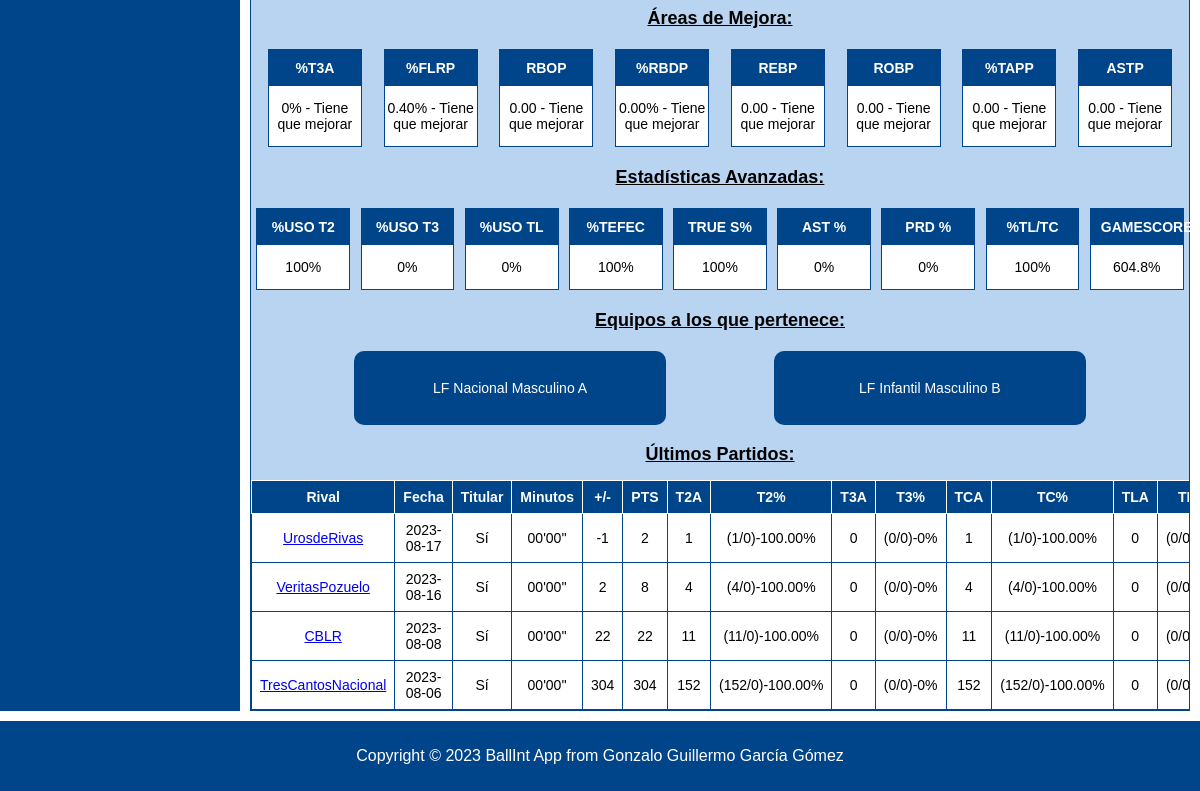
/pagina_perfil.php (signed in, lower part), run on an earlier commit of the app's database.
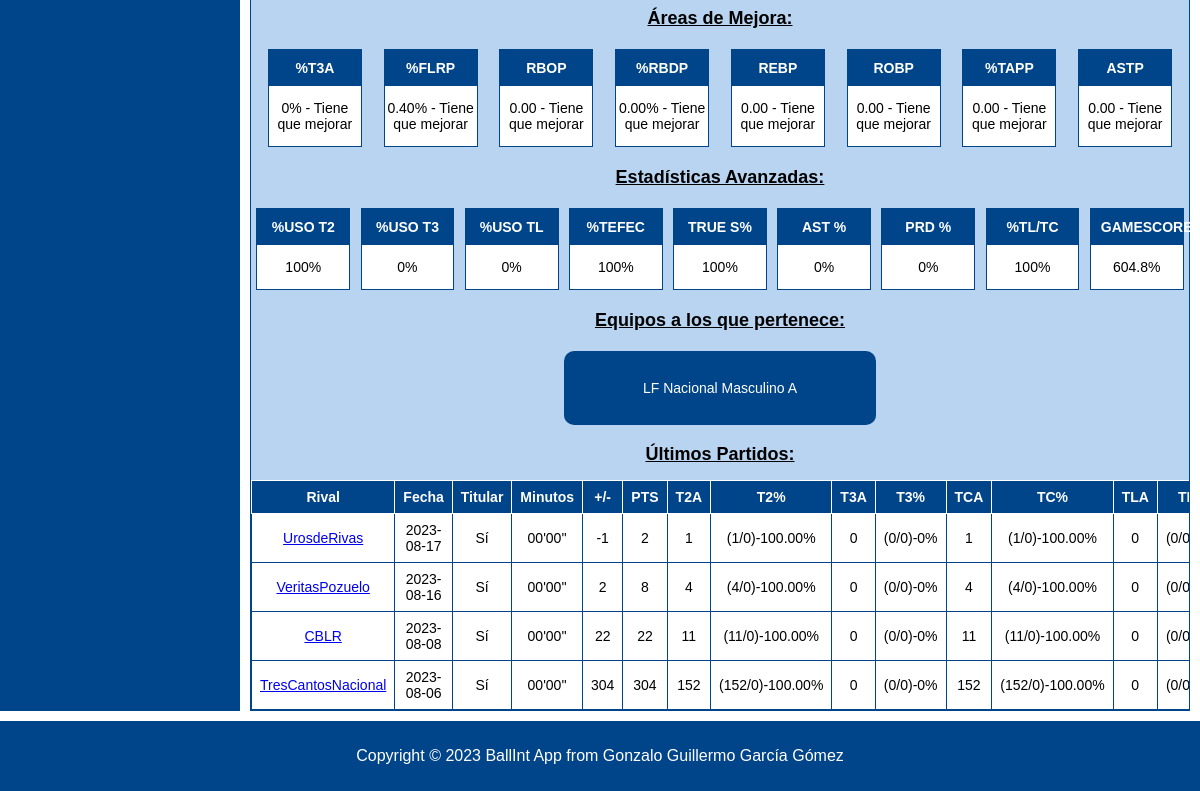
And on a later commit of the database.
### tables this page shows
CREATE TABLE `equipos` (
  `id` int(10) NOT NULL,
  `id_equipo` varchar(50) NOT NULL,
  `categoria` varchar(50) NOT NULL,
  `nombre_equipo` varchar(50) NOT NULL,
  `seccion` enum('Masculino','Femenino') NOT NULL,
  `letra` varchar(1) DEFAULT NULL,
  `PJ` int(11) NOT NULL,
  `W` int(11) NOT NULL,
  `L` int(11) NOT NULL,
  `PPP` int(11) NOT NULL,
  `PPR` int(11) NOT NULL,
  `MT` float NOT NULL,
  `MSMS` float NOT NULL,
  `T2A` int(11) NOT NULL,
  `T2F` int(11) NOT NULL,
  `T3A` int(11) NOT NULL,
  `T3F` int(11) NOT NULL,
  `TLA` int(11) NOT NULL,
  `TLF` int(11) NOT NULL,
  `FLH` int(11) NOT NULL,
  `TEC` int(11) NOT NULL,
  `FLR` int(11) NOT NULL,
  `RBO` int(11) NOT NULL,
  `RBD` int(11) NOT NULL,
  `ROB` int(11) NOT NULL,
  `TAP` int(11) NOT NULL,
  `PRD` int(11) NOT NULL,
  `AST` int(11) NOT NULL,
  `PTQ1` int(11) NOT NULL,
  `PTQ2` int(11) NOT NULL,
  `PTQ3` int(11) NOT NULL,
  `PTQ4` int(11) NOT NULL,
  `PTQE` int(11) NOT NULL
);

CREATE TABLE `partidos` (
  `id` int(11) NOT NULL,
  `local` varchar(50) NOT NULL,
  `visitante` varchar(50) NOT NULL,
  `fecha` date NOT NULL,
  `hora` time NOT NULL,
  `WL` int(11) DEFAULT NULL
);

CREATE TABLE `tmp_partido_44` (
  `id` int(11) NOT NULL,
  `equipo` varchar(50) NOT NULL,
  `jugador` varchar(50) NOT NULL,
  `nombrejugador` varchar(50) NOT NULL,
  `numero` int(2) DEFAULT NULL,
  `titular` tinyint(1) NOT NULL,
  `en_juego` tinyint(1) NOT NULL,
  `MT` int(11) DEFAULT 0,
  `MSMS` int(11) DEFAULT 0,
  `T2A` int(11) DEFAULT 0,
  `T2F` int(11) DEFAULT 0,
  `T3A` int(11) DEFAULT 0,
  `T3F` int(11) DEFAULT 0,
  `TLA` int(11) DEFAULT 0,
  `TLF` int(11) DEFAULT 0,
  `FLH` int(11) DEFAULT 0,
  `FLR` int(11) DEFAULT 0,
  `TEC` int(11) DEFAULT 0,
  `RBO` int(11) DEFAULT 0,
  `RBD` int(11) DEFAULT 0,
  `ROB` int(11) DEFAULT 0,
  `TAP` int(11) DEFAULT 0,
  `PRD` int(11) DEFAULT 0,
  `AST` int(11) DEFAULT 0,
  `PTQ1` int(11) DEFAULT 0,
  `PTQ2` int(11) DEFAULT 0,
  `PTQ3` int(11) DEFAULT 0,
  `PTQ4` int(11) DEFAULT 0,
  `PTQE` int(11) DEFAULT 0
);

CREATE TABLE `tmp_partido_42` (
  `id` int(11) NOT NULL,
  `equipo` varchar(50) NOT NULL,
  `jugador` varchar(50) NOT NULL,
  `nombrejugador` varchar(50) NOT NULL,
  `numero` int(2) DEFAULT NULL,
  `titular` tinyint(1) NOT NULL,
  `en_juego` tinyint(1) NOT NULL,
  `MT` int(11) DEFAULT 0,
  `MSMS` int(11) DEFAULT 0,
  `T2A` int(11) DEFAULT 0,
  `T2F` int(11) DEFAULT 0,
  `T3A` int(11) DEFAULT 0,
  `T3F` int(11) DEFAULT 0,
  `TLA` int(11) DEFAULT 0,
  `TLF` int(11) DEFAULT 0,
  `FLH` int(11) DEFAULT 0,
  `FLR` int(11) DEFAULT 0,
  `TEC` int(11) DEFAULT 0,
  `RBO` int(11) DEFAULT 0,
  `RBD` int(11) DEFAULT 0,
  `ROB` int(11) DEFAULT 0,
  `TAP` int(11) DEFAULT 0,
  `PRD` int(11) DEFAULT 0,
  `AST` int(11) DEFAULT 0,
  `PTQ1` int(11) DEFAULT 0,
  `PTQ2` int(11) DEFAULT 0,
  `PTQ3` int(11) DEFAULT 0,
  `PTQ4` int(11) DEFAULT 0,
  `PTQE` int(11) DEFAULT 0
);

CREATE TABLE `tmp_partido_38` (
  `id` int(11) NOT NULL,
  `equipo` varchar(50) NOT NULL,
  `jugador` varchar(50) NOT NULL,
  `nombrejugador` varchar(50) NOT NULL,
  `numero` int(2) DEFAULT NULL,
  `titular` tinyint(1) NOT NULL,
  `en_juego` tinyint(1) NOT NULL,
  `MT` int(11) DEFAULT 0,
  `MSMS` int(11) DEFAULT 0,
  `T2A` int(11) DEFAULT 0,
  `T2F` int(11) DEFAULT 0,
  `T3A` int(11) DEFAULT 0,
  `T3F` int(11) DEFAULT 0,
  `TLA` int(11) DEFAULT 0,
  `TLF` int(11) DEFAULT 0,
  `FLH` int(11) DEFAULT 0,
  `FLR` int(11) DEFAULT 0,
  `TEC` int(11) DEFAULT 0,
  `RBO` int(11) DEFAULT 0,
  `RBD` int(11) DEFAULT 0,
  `ROB` int(11) DEFAULT 0,
  `TAP` int(11) DEFAULT 0,
  `PRD` int(11) DEFAULT 0,
  `AST` int(11) DEFAULT 0,
  `PTQ1` int(11) DEFAULT 0,
  `PTQ2` int(11) DEFAULT 0,
  `PTQ3` int(11) DEFAULT 0,
  `PTQ4` int(11) DEFAULT 0,
  `PTQE` int(11) DEFAULT 0
);

CREATE TABLE `tmp_partido_37` (
  `id` int(11) NOT NULL,
  `equipo` varchar(50) NOT NULL,
  `jugador` varchar(50) NOT NULL,
  `nombrejugador` varchar(50) NOT NULL,
  `numero` int(2) DEFAULT NULL,
  `titular` tinyint(1) NOT NULL,
  `en_juego` tinyint(1) NOT NULL,
  `MT` int(11) DEFAULT 0,
  `MSMS` int(11) DEFAULT 0,
  `T2A` int(11) DEFAULT 0,
  `T2F` int(11) DEFAULT 0,
  `T3A` int(11) DEFAULT 0,
  `T3F` int(11) DEFAULT 0,
  `TLA` int(11) DEFAULT 0,
  `TLF` int(11) DEFAULT 0,
  `FLH` int(11) DEFAULT 0,
  `FLR` int(11) DEFAULT 0,
  `TEC` int(11) DEFAULT 0,
  `RBO` int(11) DEFAULT 0,
  `RBD` int(11) DEFAULT 0,
  `ROB` int(11) DEFAULT 0,
  `TAP` int(11) DEFAULT 0,
  `PRD` int(11) DEFAULT 0,
  `AST` int(11) DEFAULT 0,
  `PTQ1` int(11) DEFAULT 0,
  `PTQ2` int(11) DEFAULT 0,
  `PTQ3` int(11) DEFAULT 0,
  `PTQ4` int(11) DEFAULT 0,
  `PTQE` int(11) DEFAULT 0
);

### includes/Jugador.php (the view, shortened to what the rows shown need)
<?php
class Jugador{
    public static function statsfromJugadorEnPartido($usuario){
        $jugador = array();
        $jugador['equipo'] = $usuario['equipo'];
        $jugador['nombrejugador'] = $usuario['nombrejugador'];
        $jugador['numero'] = $usuario['numero'];
        $jugador['MT'] = $usuario['MT'];
        $minutosjugados = floor($usuario['MT'] / 60) ?? 0;
        $segundosRestantes = $usuario['MT'] % 60 ?? 0;
        $tiempoFormato = sprintf("%02d'%02d''", $minutosjugados, $segundosRestantes);
        $jugador['MTT'] = $tiempoFormato;
        $usuario['titular'] == 1 ?  $jugador['TIT'] = 'Sí' :  $jugador['TIT'] = 'No';
        $jugador['MSMS'] = $usuario['MSMS'];
        $jugador['PTS'] = $usuario['T2A'] * 2 + $usuario['T3A'] * 3 + $usuario['TLA'] * 1;
        $jugador['T2A'] = $usuario['T2A'];
        $jugador['T2F'] = $usuario['T2F'];
        if (($usuario['T2A'] + $usuario['T2F']) > 0) {
            $jugador['T2P'] = number_format(($usuario['T2A'] / ($usuario['T2A'] + $usuario['T2F'])) * 100, 2);
        } else {
            $jugador['T2P'] = 0;
        }
        $jugador['T3A'] = $usuario['T3A'];
        $jugador['T3F'] = $usuario['T3F'];
        if (($usuario['T3A'] + $usuario['T3F']) > 0) {
            $jugador['T3P'] = number_format(($usuario['T3A'] / ($usuario['T3A'] + $usuario['T3F'])) * 100, 2);
        } else {
            $jugador['T3P'] = 0;
        }
        $jugador['TLA'] = $usuario['TLA'];
        $jugador['TLF'] = $usuario['TLF'];
        if (($usuario['TLA'] + $usuario['TLF']) > 0) {
            $jugador['TLP'] = number_format(($usuario['TLA'] / ($usuario['TLA'] + $usuario['TLF'])) * 100, 2);
        } else {
            $jugador['TLP'] = 0;
        }
        $jugador['TCA'] = $usuario['T2A'] + $usuario['T3A'];
        $jugador['TCF'] = $usuario['T2F'] + $usuario['T3F'];
        if (($jugador['TCA'] + $jugador['TCF']) > 0) {
            $jugador['TCP'] = number_format(($jugador['TCA'] / ($jugador['TCA'] + $jugador['TCF'])) * 100, 2);
        } else {
            $jugador['TCP'] = 0;
        }
        $jugador['FLH'] = $usuario['FLH'];
        $jugador['FLR'] = $usuario['FLR'];
        $jugador['TEC'] = $usuario['TEC'];
        $jugador['REB'] = $usuario['RBO'] + $usuario['RBD'];
        $jugador['RBO'] = $usuario['RBO'];
        $jugador['RBD'] = $usuario['RBD'];
        $jugador['ROB'] = $usuario['ROB'];
        $jugador['TAP'] = $usuario['TAP'];
        $jugador['PRD'] = $usuario['PRD'];
        $jugador['AST'] = $usuario['AST'];
        $jugador['PTQ1'] = $usuario['PTQ1'];
        $jugador['PTQ2'] = $usuario['PTQ2'];
        $jugador['PTQ3'] = $usuario['PTQ3'];
        $jugador['PTQ4'] = $usuario['PTQ4'];
        $jugador['PTQE'] = $usuario['PTQE'];
        $total_shots = $jugador['T2A'] + $jugador['T3A'] + ($jugador['TLA'] * 0.44);
        if ($total_shots > 0) {
            $jugador['T2PU'] = number_format(($jugador['T2A'] / $total_shots), 2) * 100;
            $jugador['T3PU'] = number_format(($jugador['T3A'] / $total_shots), 2) * 100;
            $jugador['T1PU'] = number_format((($jugador['TLA'] * 0.44) / $total_shots), 2) * 100;
        } else {
            $jugador['T2PU'] = 0;
            $jugador['T3PU'] = 0;
            $jugador['T1PU'] = 0;
        }
        $total_attempts = $jugador['TCA'] + $jugador['TCF'];
        if ($total_attempts > 0) {
            $jugador['eFGP'] = number_format((($jugador['T2A'] + $jugador['T3A'] + 0.5 * $jugador['T3A']) / $total_attempts) * 100, 2);
        } else {
            $jugador['eFGP'] = 0;
        }
        $total_field_attempts = $jugador['TCA'] + $jugador['TCF'];
        $total_free_attempts = $jugador['TLA'] + $jugador['TLF'];
        if (($total_field_attempts + 0.44 * $total_free_attempts) > 0) {
            $jugador['TSP'] = number_format(($jugador['PTS']) / (2 * ($total_field_attempts + 0.44 * $total_free_attempts))  * 100, 2);
        } else {
            $jugador['TSP'] = 0;
        }
        $total_field_made = $jugador['T2A'] + $jugador['T3A'];
        if ($total_field_made > 0) {
            $jugador['ASP'] = number_format(($jugador['AST']) / $total_field_made  * 100, 2);
        } else {
            $jugador['ASP'] = 0;
        }
        $jugador['GS'] = number_format($jugador['PTS']+0.4*$jugador['TCA']-0.7*($jugador['TCA']+$jugador['TCF'])-0.4*$jugador['TCF']+0.7*$jugador['RBO']+0.3*$jugador['RBD']+$jugador['ROB']+0.7*$jugador['AST']+0.7* $jugador['TAP']-0.4*$jugador['FLH']-$jugador['PRD'],2);
        $jugador['VAL'] = $jugador['PTS']+$jugador['REB']+$jugador['AST']+$jugador['ROB']+$jugador['FLR']+$jugador['TAP']-$jugador['TCF']-$jugador['PRD']-$jugador['FLH'];
        return $jugador;
    }
    public static function mostrarStatsPartidoJugador($partido,$estadisticas,$partidoId){
        $html = "";
        $html .= "
                <tr>
                    <td>
                        <a href='pagina_partido.php?partido={$partido['visitante']}&fecha={$partido['fecha']}&id={$partidoId}'>
                        {$partido['visitante']}
                        </a>
                    </td>
                    <td>{$partido['fecha']}</td>
                    <td>{$estadisticas['TIT']}</td>
                    <td>{$estadisticas['MTT']}</td>
                    <td>{$estadisticas['MSMS']}</td>
                    <td>{$estadisticas['PTS']}</td>
                    <td>{$estadisticas['T2A']}</td>
                    <td>({$estadisticas['T2A']}/{$estadisticas['T2F']})-{$estadisticas['T2P']}%</td>
                    <td>{$estadisticas['T3A']}</td>
                    <td>({$estadisticas['T3A']}/{$estadisticas['T3F']})-{$estadisticas['T3P']}%</td>
                    <td>{$estadisticas['TCA']}</td>
                    <td>({$estadisticas['TCA']}/{$estadisticas['TCF']})-{$estadisticas['TCP']}%</td>
                    <td>{$estadisticas['TLA']}</td>
                    <td>({$estadisticas['TLA']}/{$estadisticas['TLF']})-{$estadisticas['TLP']}%</td>
                    <td>{$estadisticas['FLH']}</td>
                    <td>{$estadisticas['FLR']}</td>
                    <td>{$estadisticas['TEC']}</td>
                    <td>{$estadisticas['RBO']}</td>
                    <td>{$estadisticas['RBD']}</td>
                    <td>{$estadisticas['REB']}</td>
                    <td>{$estadisticas['ROB']}</td>
                    <td>{$estadisticas['TAP']}</td>
                    <td>{$estadisticas['PRD']}</td>
                    <td>{$estadisticas['AST']}</td>
                    <td>{$estadisticas['PTQ1']}</td>
                    <td>{$estadisticas['PTQ2']}</td>
                    <td>{$estadisticas['PTQ3']}</td>
                    <td>{$estadisticas['PTQ4']}</td>
                    <td>{$estadisticas['PTQE']}</td>
                    <td>{$estadisticas['T2PU']}%</td>
                    <td>{$estadisticas['T3PU']}%</td>
                    <td>{$estadisticas['T1PU']}%</td>
                    <td>{$estadisticas['eFGP']}%</td>
                    <td>{$estadisticas['TSP']}%</td>
                    <td>{$estadisticas['ASP']}%</td>
                    <td>{$estadisticas['GS']}</td>
                    <td>{$estadisticas['VAL']}</td>
                </tr>";
        return $html;
    }
    public static function mostrarUltimosPartidosJugador($jugador){
        $html = "";
        $idUser = Usuario::getidNombreUser($jugador);
        $equiposdelUsuario = Equipo::getEquiposfromUserId($idUser);
        foreach($equiposdelUsuario as $equipo){
            $partidos = Partido::getpartidosfromEquipo($equipo);
            usort($partidos, function($a, $b) {
                return strtotime($b['fecha']) - strtotime($a['fecha']);
            });
            if($partidos){
                $html .= "
                <table>
                    <tr>
                        <th>Rival</th>
                        <th>Fecha</th>
                        <th>Titular</th>
                        <th>Minutos</th>
                        <th>+/-</th>
                        <th>PTS</th>
                        <th>T2A</th>
                        <th>T2%</th>
                        <th>T3A</th>
                        <th>T3%</th>
                        <th>TCA</th>
                        <th>TC%</th>
                        <th>TLA</th>
                        <th>TL%</th>
                        <th>FLH</th>
                        <th>FLR</th>
                        <th>TEC</th>
                        <th>RBO</th>
                        <th>RBD</th>
                        <th>RBT</th>
                        <th>ROB</th>
                        <th>TAP</th>
                        <th>PRD</th>
                        <th>AST</th>
                        <th>PTQ1</th>
                        <th>PTQ2</th>
                        <th>PTQ3</th>
                        <th>PTQ4</th>
                        <th>PTQE</th>
                        <th>T2%Us</th>
                        <th>T3%Us</th>
                        <th>TL%Us</th>
                        <th>eFG%</th>
                        <th>TS%</th>
                        <th>AS%</th>
                        <th>GS</th>
                        <th>VAL</th>
                    </tr>";
                foreach($partidos as $partido){
                    $estadisticas = Partido::getstatsUsuario($partido['id'],$jugador);
                    if($estadisticas){
                        $estadisticasPartido = self::statsfromJugadorEnPartido($estadisticas);
                        $html .= self::mostrarStatsPartidoJugador($partido,$estadisticasPartido,$partido['id']);
                    }
                }
            }
            $html .="</table>";
        }
        return $html;
    }
}

### includes/Equipo.php (shortened to what the rows shown need)
<?php
class Equipo{
    public static function getDatosEquipo($equipo){
        $result = false;
        $conn = Aplicacion::getInstance()->getConexionBd();
        $query = sprintf("SELECT * FROM equipos WHERE id_equipo='%s'", $conn->real_escape_string($equipo));
        $rs = $conn->query($query);
        if ($rs) {
            $fila = $rs->fetch_assoc();
            if ($fila) {
                $result = $fila;
            }
        } else {
            error_log("Error BD ({$conn->errno}): {$conn->error}");
        }
        return $result;
    }
    public static function getEquiposfromUserId($idUser){
      $conn = Aplicacion::getInstance()->getConexionBd();
      $query = sprintf("SELECT id_equipo
      FROM usuarios_equipos
      JOIN equipos ON usuarios_equipos.equipo_id = equipos.id
      WHERE usuarios_equipos.usuario_id = '%s'", $conn->real_escape_string($idUser));
      $rs = $conn->query($query);
      $result = false;
      $equipos = array();
      if ($rs) {
        while ($row = $rs->fetch_assoc()) {
            $equipos[] = $row['id_equipo'];
        }
        $result = $equipos;
      } else {
          error_log("Error BD ({$conn->errno}): {$conn->error}");
      }
      return $result;
    }
    public static function mostrarListadoEquipos($equipos){
        $html = '';
        $html .= <<<EOS
        <div class="cajasEquipos">
        EOS;
            foreach ($equipos as $equipo) {
                $html .= self::mostrarCajaEquipo($equipo);
            }
            $html .= <<<EOS
        </div>
        EOS;
        return $html;
    }
    public static function mostrarCajaEquipo($equipo){
        $datosEquipo = self::getDatosEquipo($equipo);
        $html = '';
        $html .= <<<EOS
            <div class="equipo">
                <a href="pagina_equipo.php?equipo={$equipo}">
                    <p>{$datosEquipo['nombre_equipo']}</p>
                </a>
            </div>
        EOS;
        return $html;
    }
}
?>

What changed in the data, as far as the page shows it:
no longer on this page (row edited): equipos: nombre_equipo "LF Infantil Masculino B"
